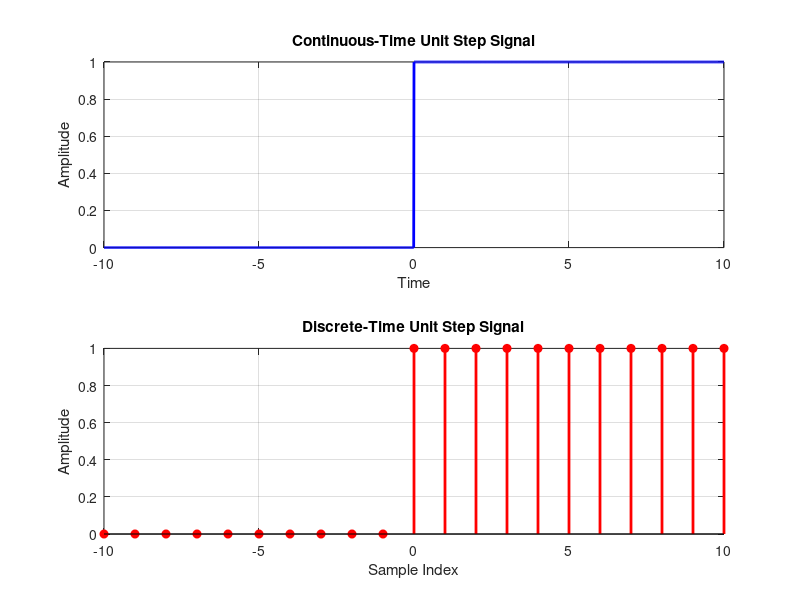

MATLAB code to generate this figure: (Note: this script raises an error after producing the figure.)
% Continuous-time unit step signal
t_continuous = -10:0.01:10; % Time vector
x_continuous = zeros(size(t_continuous));
x_continuous(t_continuous >= 0) = 1;

% Discrete-time unit step signal
n_discrete = -10:10; % Discrete time indices
x_discrete = zeros(size(n_discrete));
x_discrete(n_discrete >= 0) = 1;

% Plot the continuous-time unit step signal
subplot(2, 1, 1);
plot(t_continuous, x_continuous, 'b', 'LineWidth', 2);
title('Continuous-Time Unit Step Signal');
xlabel('Time');
ylabel('Amplitude');
grid on;

% Plot the discrete-time unit step signal
subplot(2, 1, 2);
stem(n_discrete, x_discrete, 'r', 'filled', 'LineWidth', 2);
title('Discrete-Time Unit Step Signal');
xlabel('Sample Index');
ylabel('Amplitude');
grid on;

% Adjust subplot spacing
sgtitle('Continuous and Discrete Unit Step Signals');

